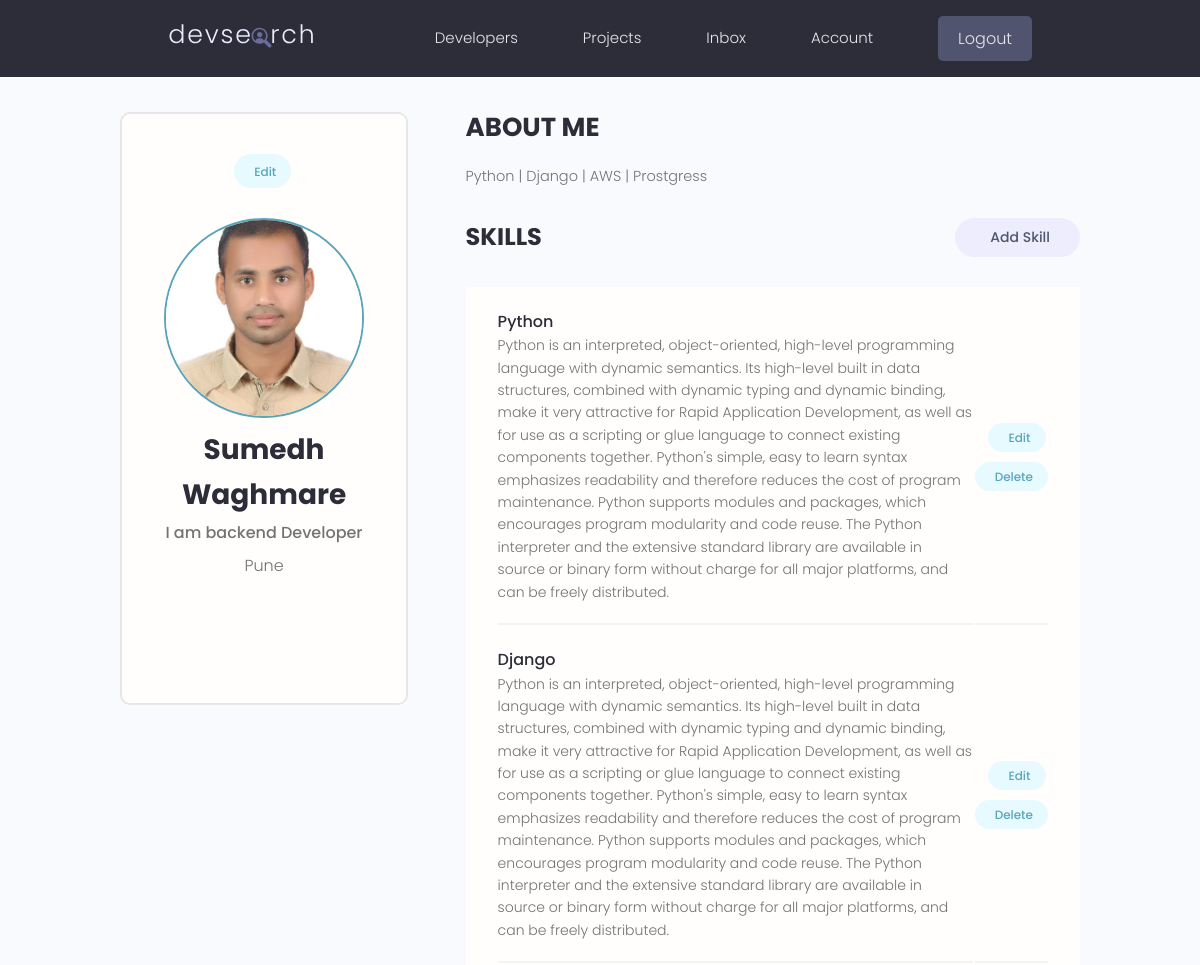
Page /account/ (signed in, upper part) on the earlier database version.
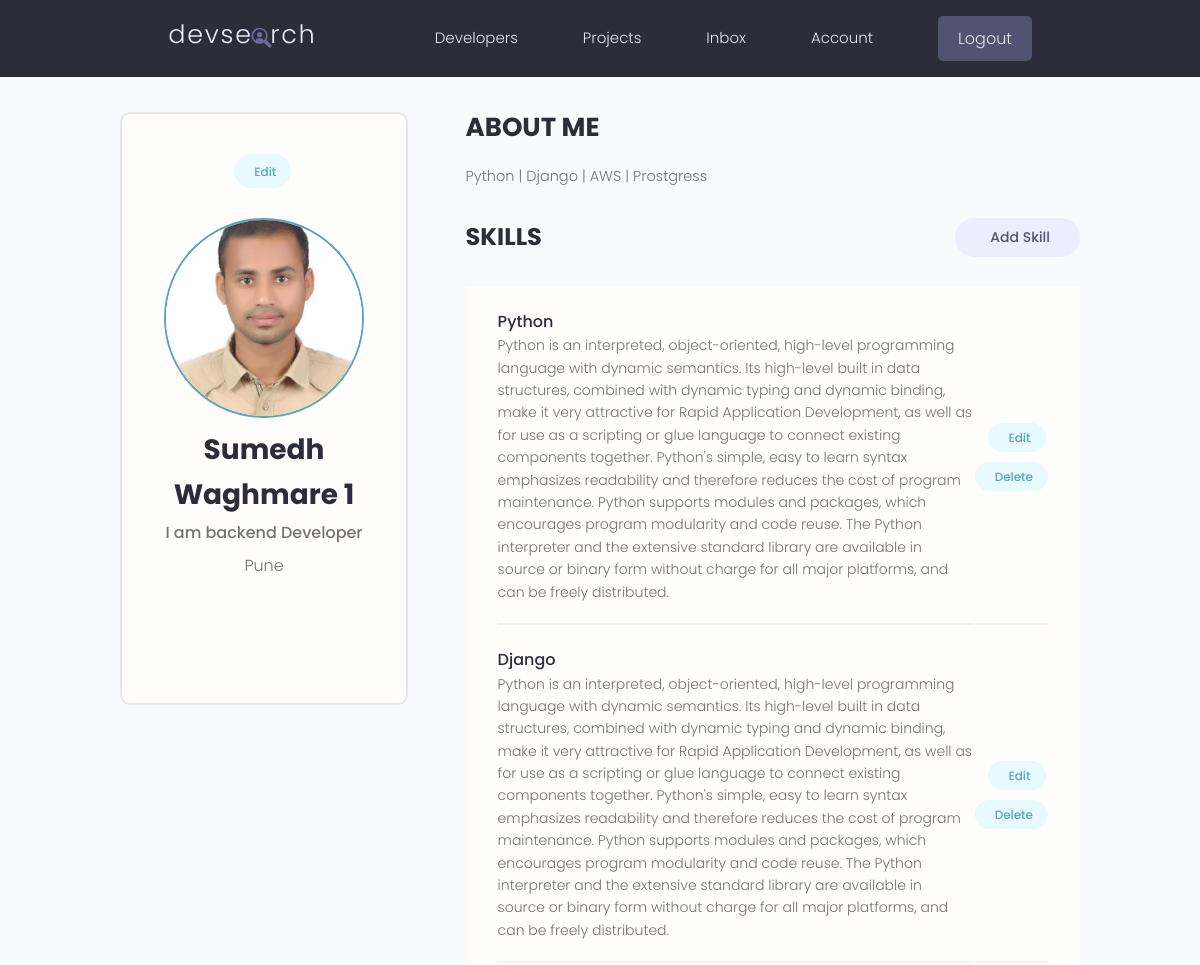
Same page on the later database version.
### users/models.py (models this page shows, shortened)
class Profile(models.Model):
    user = models.OneToOneField(User, on_delete=models.CASCADE, blank=True, null=True)
    name = models.CharField(max_length=200, null=True, blank=True)
    email = models.EmailField(max_length=500, null=True, blank=True)
    username = models.CharField(max_length=200, null=True, blank=True)
    location = models.CharField(max_length=200, null=True, blank=True)
    short_intro = models.CharField(max_length=1000, null=True, blank=True)
    bio = models.TextField(null=True, blank=True)
    profile_image = models.ImageField(null=True, blank=True,
        upload_to = 'profiles/', default='profiles/user-default.png')
    social_github = models.CharField(max_length=200, null=True, blank=True)
    social_twitter = models.CharField(max_length=200, null=True, blank=True)
    social_linkedin = models.CharField(max_length=200, null=True, blank=True)
    social_youtube = models.CharField(max_length=200, null=True, blank=True)
    social_website = models.CharField(max_length=200, null=True, blank=True)
    created = models.DateField(auto_now_add=True)
    id = models.UUIDField(default=uuid.uuid4,unique=True,primary_key=True,editable=False)

### users/views.py (the view)
# urls.py: path('account/', views.userAccount, name='account'),
@login_required(login_url='login')
def userAccount(request):
    profile = request.user.profile
    skills = profile.skill_set.all()
    projects = profile.project_set.all()
    context = {'profile':profile, 'skills': skills, 'projects': projects }
    return render(request, 'users/account.html',context)

### users/templates/users/account.html (shortened to what this page needs)
{% extends 'main.html' %}
{% block content %}
  <main class="settingsPage profile my-md">
    <div class="container">
      <div class="layout">
        <div class="column column--1of3">
          <div class="card text-center">
            <div class="card__body dev">
              <a class="tag tag--pill tag--main settings__btn" href="{% url 'edit-account' %}"> Edit</a>
              <img class="avatar avatar--xl dev__avatar" src="{{profile.profile_image.url}}" />
              <h2 class="dev__name">{{profile.name}}</h2>
              <p class="dev__title">{{profile.short_intro}}</p>
              <p class="dev__location">{{profile.location}}</p>
              <ul class="dev__social">
              </ul>
            </div>
          </div>
        </div>
        <div class="column column--2of3">
          <div class="devInfo">
            <h3 class="devInfo__title">About Me</h3>
            <p class="devInfo__about">
              {{profile.bio}}
            </p>
          </div>
          <div class="settings">
            <h3 class="settings__title">Skills</h3>
            <a class="tag tag--pill tag--sub settings__btn tag--lg" href="#"> Add Skill</a>
          </div>
          <table class="settings__table">
            {% for Skill in skills %}
            <tr>
              <td class="settings__tableInfo">
                <h4>{{Skill.name}}</h4>
                <p>
                  {{Skill.description}}
                </p>
              </td>
              <td class="settings__tableActions">
                <a class="tag tag--pill tag--main settings__btn" href="#"> Edit</a>
                <a class="tag tag--pill tag--main settings__btn" href="#">
                  Delete</a>
              </td>
            </tr>
            {% endfor %}
          </table>
        </div>
      </div>
    </div>
  </main>
{% endblock content %}

Differences in the rows shown:
changed Profile "I am backend Developer": name "Sumedh Waghmare" → "Sumedh Waghmare 1"
